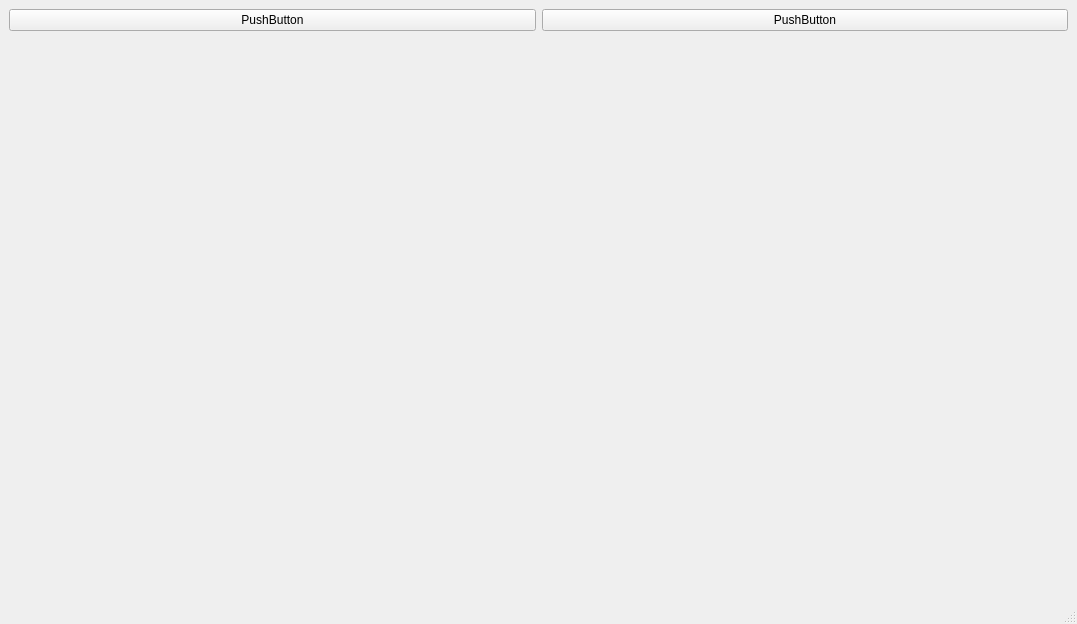
<?xml version="1.0" encoding="UTF-8"?>
<ui version="4.0">
 <class>CiderPress</class>
 <widget class="QMainWindow" name="CiderPress">
  <property name="geometry">
   <rect>
    <x>0</x>
    <y>0</y>
    <width>1077</width>
    <height>624</height>
   </rect>
  </property>
  <property name="windowTitle">
   <string>CiderPress</string>
  </property>
  <widget class="QWidget" name="centralwidget">
   <property name="enabled">
    <bool>true</bool>
   </property>
   <layout class="QGridLayout" name="gridLayout">
    <item row="0" column="0">
     <widget class="QPushButton" name="pushButton">
      <property name="text">
       <string>PushButton</string>
      </property>
     </widget>
    </item>
    <item row="0" column="1">
     <widget class="QPushButton" name="pushButton_2">
      <property name="text">
       <string>PushButton</string>
      </property>
     </widget>
    </item>
    <item row="1" column="0" colspan="2">
     <widget class="QWidget" name="widget" native="true"/>
    </item>
   </layout>
  </widget>
  <widget class="QMenuBar" name="menubar">
   <property name="geometry">
    <rect>
     <x>0</x>
     <y>0</y>
     <width>1077</width>
     <height>21</height>
    </rect>
   </property>
  </widget>
  <widget class="QStatusBar" name="statusbar"/>
 </widget>
 <resources/>
 <connections/>
</ui>
